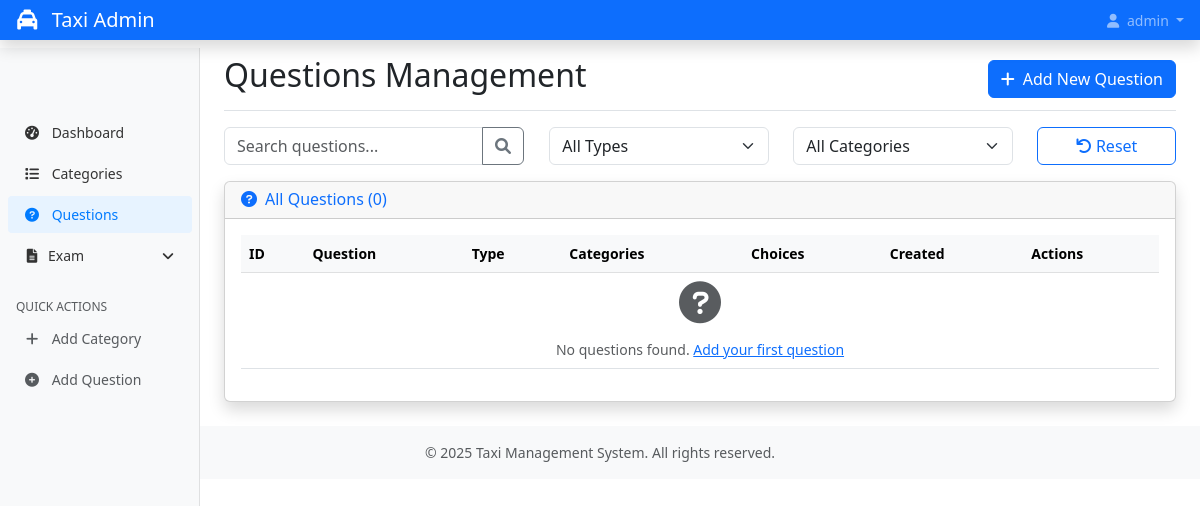
Page /questions/?category=18 (signed in) on the earlier database version.
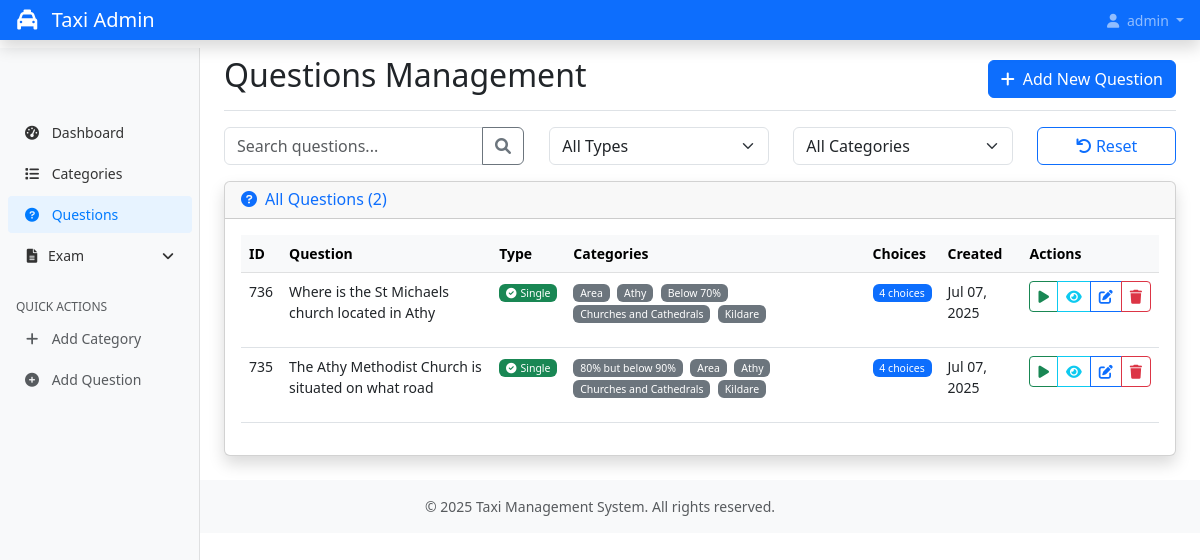
Same page on the later database version.
### taxi/models.py (models this page shows, shortened)
class Question(models.Model):
    SINGLE = 'single'
    MULTIPLE = 'multiple'
    QUESTION_TYPES = [
        (SINGLE, 'Single Correct Answer'),
        (MULTIPLE, 'Multiple Correct Answers'),
    ]
    question_text = models.TextField()
    question_type = models.CharField(max_length=10, choices=QUESTION_TYPES, default=SINGLE)
    categories = models.ManyToManyField(Category, related_name='questions')
    created_at = models.DateTimeField(auto_now_add=True)
    updated_at = models.DateTimeField(auto_now=True)
    class Meta:
        ordering = ['-created_at']

class Category(models.Model):
    name = models.CharField(max_length=100)
    parent = models.ForeignKey('self', on_delete=models.CASCADE, null=True, blank=True, related_name='subcategories')
    description = models.TextField(blank=True, null=True)
    is_active = models.BooleanField(default=True)
    created_at = models.DateTimeField(auto_now_add=True)
    updated_at = models.DateTimeField(auto_now=True)
    class Meta:
        verbose_name_plural = "Categories"
        ordering = ['name']

### taxi/views.py (the view)
# urls.py: path('questions/', views.question_list, name='question_list'),
@login_required
def question_list(request):
    questions = Question.objects.prefetch_related('categories', 'choices').order_by('-created_at')
    all_categories = Category.objects.all().order_by('name')
    search = request.GET.get('search')
    if search:
        questions = questions.filter(question_text__icontains=search)
    question_type = request.GET.get('type')
    if question_type:
        questions = questions.filter(question_type=question_type)
    category = request.GET.get('category')
    if category:
        questions = questions.filter(categories__id=category)
    context = {
        'questions': questions,
        'all_categories': all_categories,
    }
    return render(request, 'admin/question_list.html', context)

### templates/admin/question_list.html (shortened to what the changed rows need)
{% extends 'admin/base.html' %}
{% load static %}
{% load taxi_extras %}
{% block content %}
<div class="d-flex justify-content-between flex-wrap flex-md-nowrap align-items-center pt-3 pb-2 mb-3 border-bottom">
    <h1 class="h2">Questions Management</h1>
</div>
<div class="card shadow">
    <div class="card-header">
        <h6 class="m-0 font-weight-bold text-primary">
            <i class="fas fa-question-circle me-2"></i>All Questions ({{ questions.count }})
        </h6>
    </div>
    <div class="card-body">
        <div class="table-responsive">
            <table class="table table-hover" id="questionsTable">
                <thead class="table-light">
                    <tr>
                        <th>ID</th>
                        <th>Question</th>
                        <th>Type</th>
                        <th>Categories</th>
                        <th>Choices</th>
                        <th>Created</th>
                        <th>Actions</th>
                    </tr>
                </thead>
                <tbody>
                    {% for question in questions %}
                    <tr data-question-text="{{ question.question_text|lower }}"
                        data-type="{{ question.question_type }}"
                        data-categories="{% for cat in question.categories.all %}{{ cat.id }},{% endfor %}">
                        <td>{{ question.id }}</td>
                        <td>
                            <div class="question-text">
                                {{ question.question_text|truncatechars:100 }}
                            </div>
                        </td>
                        <td>
                            {% if question.question_type == 'single' %}
                                <span class="badge bg-success">
                                    <i class="fas fa-check-circle me-1"></i>Single
                                </span>
                            {% else %}
                                <span class="badge bg-info">
                                    <i class="fas fa-check-double me-1"></i>Multiple
                                </span>
                            {% endif %}
                        </td>
                        <td>
                            {% for category in question.categories.all %}
                                <span class="badge bg-secondary me-1">{{ category.name }}</span>
                            {% empty %}
                                <span class="text-muted">No categories</span>
                            {% endfor %}
                        </td>
                        <td>
                            <span class="badge bg-primary">{{ question.choices.count }} choices</span>
                        </td>
                        <td>{{ question.created_at|date:"M d, Y" }}</td>
                        <td>
                            <div class="btn-group" role="group">
                                <button type="button" class="btn btn-sm btn-outline-success"
                                        onclick="testQuestion({{ question.id }})" title="Test Question">
                                    <i class="fas fa-play"></i>
                                </button>
                                <a href="{% url 'question_detail' question.id %}" class="btn btn-sm btn-outline-info" title="View">
                                    <i class="fas fa-eye"></i>
                                </a>
                                <a href="{% url 'question_edit' question.id %}" class="btn btn-sm btn-outline-primary" title="Edit">
                                    <i class="fas fa-edit"></i>
                                </a>
                                <button type="button" class="btn btn-sm btn-outline-danger"
                                        onclick="deleteQuestion({{ question.id }}, '{{ question.question_text|truncatechars:50 }}')" title="Delete">
                                    <i class="fas fa-trash"></i>
                                </button>
                            </div>
                        </td>
                    </tr>
                    {% empty %}
                    <tr>
                        <td colspan="7" class="text-center text-muted">
                            <i class="fas fa-question-circle fa-3x mb-3 text-muted"></i>
                            <br>No questions found. <a href="{% url 'question_create' %}">Add your first question</a>
                        </td>
                    </tr>
                    {% endfor %}
                </tbody>
            </table>
        </div>
    </div>
</div>
{% endblock %}

Differences in the rows shown:
now on this page (row edited): Question: id "736", question_text "Where is the St Michaels church located in Athy", question_type "single" (drawn), choices.count "4", created_at "Jul 07, 2025"
now on this page (row unchanged): Category: name "Area"
now on this page (row edited): Category: name "Athy"
now on this page (row unchanged): Category: name "Below 70%", shown under "736"
added Category: name "Churches and Cathedrals"
now on this page (row unchanged): Category: name "Kildare"
now on this page (row edited): Question: id "735", question_text "The Athy Methodist Church is situated on what road", question_type "single" (drawn), choices.count "4", created_at "Jul 07, 2025"
now on this page (row unchanged): Category: name "80% but below 90%", shown under "735"
Other differences:
{{ questions.count }}: "0" → "2"
text no longer shown: "No questions found. Add your first question"
